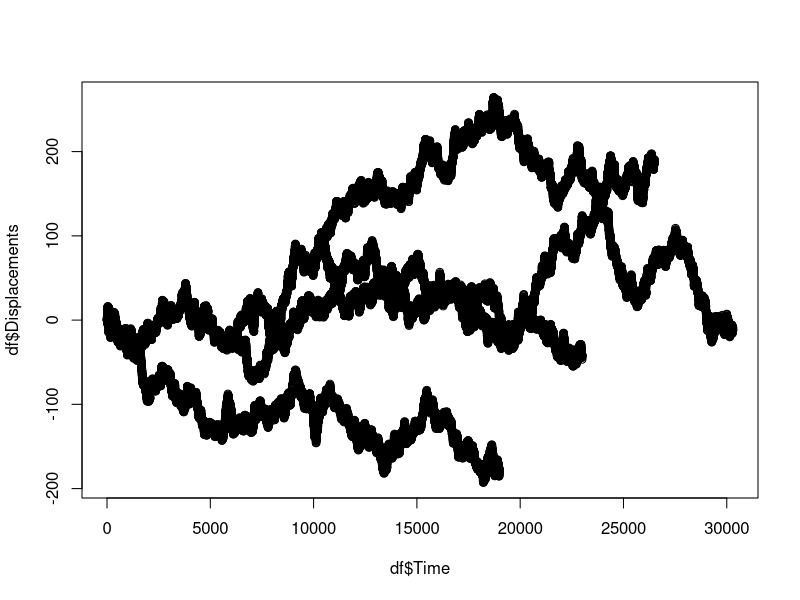
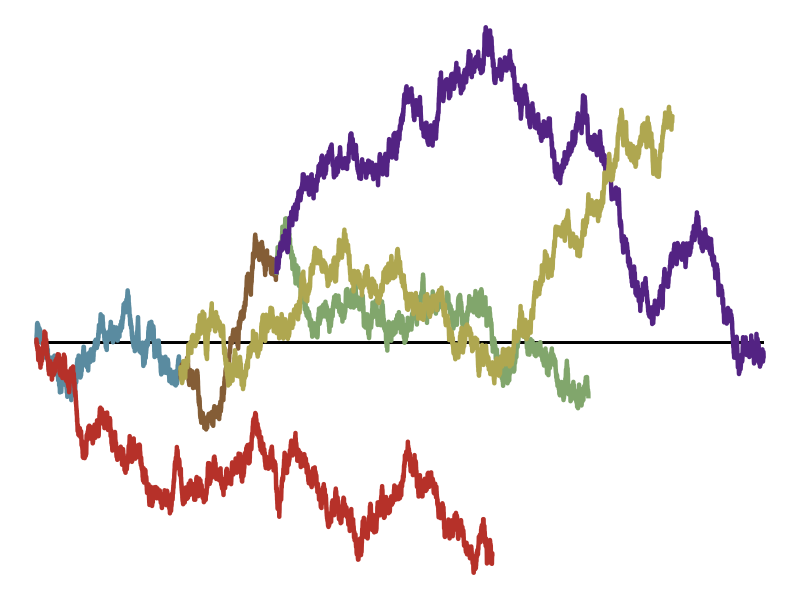

The R source for these figures, in order:
setwd("~/EBOVPhyloHawkes")
library(ggplot2)
library(reshape2)

#source("grid_arrange.R")

set.seed(666)

blue <- 60
red <- 190
brown <- 40
yellow <- 205
purple <- 203
green <- 130

rps <- 100
set.seed(4)

bluePath <- cumsum(rnorm(blue*rps))
redPath  <- cumsum(rnorm(red*rps)) 
brownPath <- cumsum(rnorm(brown*rps)) + bluePath[length(bluePath)]
yellowPath <- cumsum(rnorm(yellow*rps)) + bluePath[length(bluePath)]
purplePath <- cumsum(rnorm(purple*rps)) + brownPath[length(brownPath)]
greenPath <- cumsum(rnorm(green*rps)) + brownPath[length(brownPath)]
Displacements <- c(bluePath,redPath,brownPath,yellowPath,purplePath,greenPath)
Time <- c(1:(blue*rps),
          1:(red*rps),
          (blue*rps+1):(blue*rps+brown*rps),
          (blue*rps+1):(blue*rps+yellow*rps),
          (blue*rps+brown*rps+1):(blue*rps+brown*rps+purple*rps),
          (blue*rps+brown*rps+1):(blue*rps+brown*rps+green*rps))

df <- data.frame(Displacements,Time)
plot(df$Time,df$Displacements)

df$Colors <- c(rep("Blue",blue*rps),
               rep("Red",red*rps),
               rep("Brown",brown*rps),
               rep("Yellow",yellow*rps),
               rep("Purple",purple*rps),
               rep("Green",green*rps))
df$Colors <- factor(df$Colors)

gg <- ggplot(df,aes(x=Time,y=Displacements,color=Colors))+
  geom_segment(x = 0,y=0,yend=0,xend=max(Time),color="black") +
  geom_line(size=1.5,alpha=1) +
  scale_color_manual(values=c("#5a8ba0","#845d36","#81a66c","#532383","#b63129","#afa750")) +
  theme_void()+
  theme(legend.position = "none") 
gg

  